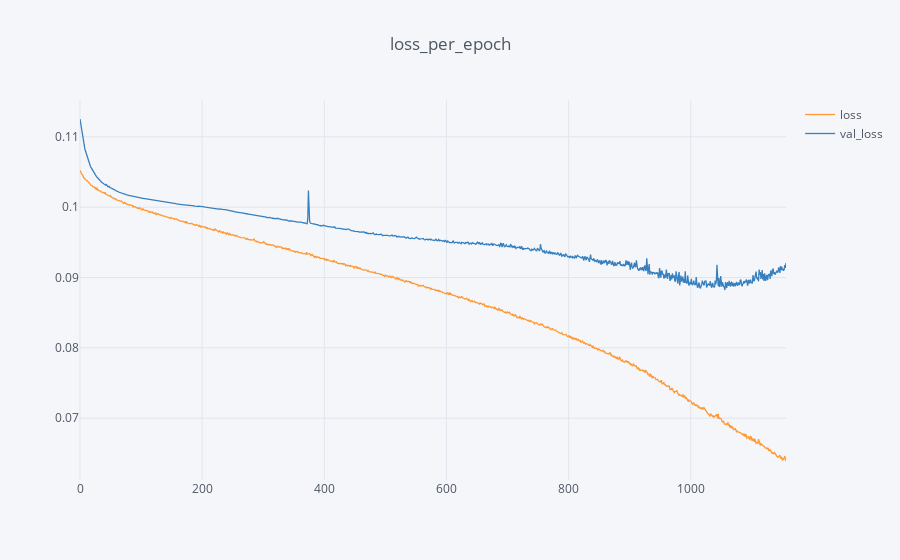

The cell this chart's notebook holds for it:
### Markdown cell above
# Visualization

### Code cell
loss_per_epoch = pd.DataFrame(model.history.history)
loss_per_epoch.iplot(y=["loss", "val_loss"], title = "loss_per_epoch")

### Figure 1 — Plotly figure (JSON) as saved in the notebook; plotly's stock layout.template omitted (floating-point values rounded to 4 significant figures; data arrays with more than 128 entries replaced by an {"elided": "..."} marker saying what was removed)
{"data": [{"line": {"color": "rgba(255, 153, 51, 1.0)", "dash": "solid", "shape": "linear", "width": 1.3}, "mode": "lines", "name": "loss", "text": "", "type": "scatter", "uid": "4de6b091-d359-499e-8588-edf99d64e92e", "x": {"elided": "1157 int values"}, "y": {"elided": "1157 float values"}}, {"line": {"color": "rgba(55, 128, 191, 1.0)", "dash": "solid", "shape": "linear", "width": 1.3}, "mode": "lines", "name": "val_loss", "text": "", "type": "scatter", "uid": "50668e8c-5f5e-4f79-a331-8f6281d817cd", "x": {"elided": "1157 int values"}, "y": {"elided": "1157 float values"}}], "layout": {"legend": {"bgcolor": "#F5F6F9", "font": {"color": "#4D5663"}}, "paper_bgcolor": "#F5F6F9", "plot_bgcolor": "#F5F6F9", "title": {"font": {"color": "#4D5663"}, "text": "loss_per_epoch"}, "xaxis": {"gridcolor": "#E1E5ED", "showgrid": true, "tickfont": {"color": "#4D5663"}, "title": {"font": {"color": "#4D5663"}, "text": ""}, "zerolinecolor": "#E1E5ED"}, "yaxis": {"gridcolor": "#E1E5ED", "showgrid": true, "tickfont": {"color": "#4D5663"}, "title": {"font": {"color": "#4D5663"}, "text": ""}, "zerolinecolor": "#E1E5ED"}}}
